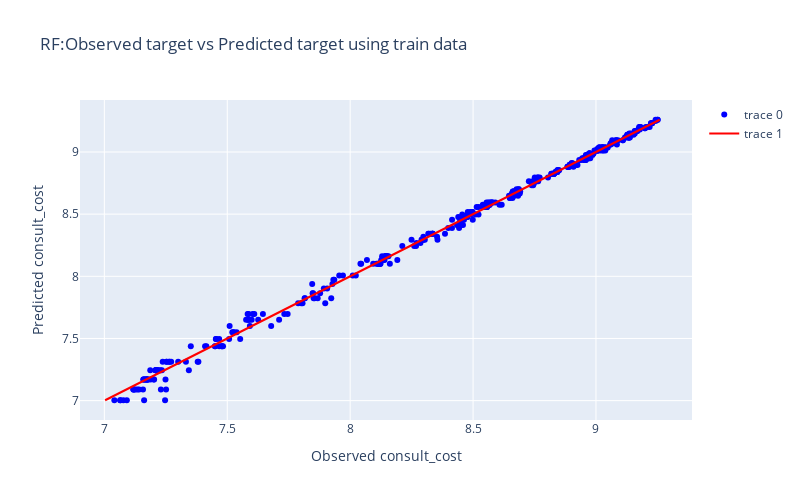

Notebook code cell kept with this figure:
### Code cell
fig = go.Figure()

# scatter plot using test data
fig.add_trace(go.Scatter(y=y_train, x=RF.predict(x_train), mode='markers', marker=dict(color='blue')))

# diagonal line to represent predictions
fig.add_trace(go.Scatter(y=y_train, x=y_train, mode='lines', line=dict(color='red')))

fig.update_layout(title='RF:Observed target vs Predicted target using train data', xaxis_title='Observed consult_cost', 
                  yaxis_title='Predicted consult_cost', width=800, height=500)
fig.show()

### Figure 1 — Plotly figure (JSON) as saved in the notebook; plotly's stock layout.template omitted (floating-point values rounded to 4 significant figures; data arrays with more than 128 entries replaced by an {"elided": "..."} marker saying what was removed)
{"data": [{"marker": {"color": "blue"}, "mode": "markers", "type": "scatter", "x": {"elided": "416 float values"}, "y": {"elided": "416 float values"}}, {"line": {"color": "red"}, "mode": "lines", "type": "scatter", "x": {"elided": "416 float values"}, "y": {"elided": "416 float values"}}], "layout": {"height": 500, "title": {"text": "RF:Observed target vs Predicted target using train data"}, "width": 800, "xaxis": {"title": {"text": "Observed consult_cost"}}, "yaxis": {"title": {"text": "Predicted consult_cost"}}}}
